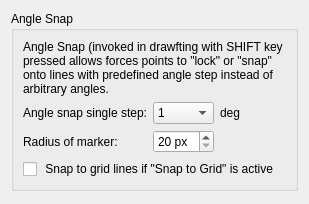
<?xml version="1.0" encoding="UTF-8"?>
<ui version="4.0">
 <class>LC_SettingsPageSnapAngle</class>
 <widget class="QWidget" name="LC_SettingsPageSnapAngle">
  <property name="geometry">
   <rect>
    <x>0</x>
    <y>0</y>
    <width>297</width>
    <height>204</height>
   </rect>
  </property>
  <layout class="QVBoxLayout" name="verticalLayout">
   <item>
    <widget class="QGroupBox" name="groupBox_21">
     <property name="title">
      <string>Angle Snap</string>
     </property>
     <layout class="QGridLayout" name="gridLayout_ang">
      <item row="1" column="1">
       <widget class="QComboBox" name="cbAngleSnapStep">
        <property name="toolTip">
         <string>Angle Step

Angle between steps for Angle Snap (which is usually by corresponding actions if SHIFT is pressed)</string>
        </property>
        <property name="sizeAdjustPolicy">
         <enum>QComboBox::SizeAdjustPolicy::AdjustToContents</enum>
        </property>
        <item>
         <property name="text">
          <string>1</string>
         </property>
        </item>
        <item>
         <property name="text">
          <string>3</string>
         </property>
        </item>
        <item>
         <property name="text">
          <string>5</string>
         </property>
        </item>
        <item>
         <property name="text">
          <string>10</string>
         </property>
        </item>
        <item>
         <property name="text">
          <string>15</string>
         </property>
        </item>
        <item>
         <property name="text">
          <string>18</string>
         </property>
        </item>
        <item>
         <property name="text">
          <string>22.5</string>
         </property>
        </item>
        <item>
         <property name="text">
          <string>30</string>
         </property>
        </item>
        <item>
         <property name="text">
          <string>45</string>
         </property>
        </item>
        <item>
         <property name="text">
          <string>90</string>
         </property>
        </item>
       </widget>
      </item>
      <item row="1" column="3">
       <spacer name="horizontalSpacer_2">
        <property name="orientation">
         <enum>Qt::Orientation::Horizontal</enum>
        </property>
        <property name="sizeHint" stdset="0">
         <size>
          <width>0</width>
          <height>0</height>
         </size>
        </property>
       </spacer>
      </item>
      <item row="2" column="1">
       <widget class="QSpinBox" name="sbAngleSnapMarkRadius">
        <property name="toolTip">
         <string>Angle Snap Mark

When angle snap is active, a marker is shown.
This is a radius of arc within angle snap mark.</string>
        </property>
        <property name="suffix">
         <string> px</string>
        </property>
        <property name="minimum">
         <number>20</number>
        </property>
       </widget>
      </item>
      <item row="3" column="0" colspan="3">
       <widget class="QCheckBox" name="cbAngleSnapToLinesIfGrid">
        <property name="sizePolicy">
         <sizepolicy hsizetype="Preferred" vsizetype="Preferred">
          <horstretch>0</horstretch>
          <verstretch>0</verstretch>
         </sizepolicy>
        </property>
        <property name="toolTip">
         <string>Angle Snap To Grid

If selected and &quot;Snap to Grid&quot; is active, snapping will be performed to &lt;br&gt;closest intersection of angle ray and grid lines.&lt;br&gt;Otherwirse, angle step will be 90 degrees.</string>
        </property>
        <property name="text">
         <string> Snap to grid lines if &quot;Snap to Grid&quot; is active</string>
        </property>
       </widget>
      </item>
      <item row="1" column="0">
       <widget class="QLabel" name="lblAngleSnap">
        <property name="text">
         <string>Angle snap single step:</string>
        </property>
        <property name="buddy">
         <cstring>cbAngleSnapStep</cstring>
        </property>
       </widget>
      </item>
      <item row="2" column="0">
       <widget class="QLabel" name="label_33">
        <property name="text">
         <string>Radius of marker:</string>
        </property>
        <property name="buddy">
         <cstring>sbAngleSnapMarkRadius</cstring>
        </property>
       </widget>
      </item>
      <item row="1" column="2">
       <widget class="QLabel" name="lblAngleSnapUnits">
        <property name="text">
         <string>deg</string>
        </property>
       </widget>
      </item>
      <item row="0" column="0" colspan="4">
       <widget class="QLabel" name="label_2">
        <property name="text">
         <string>Angle Snap (invoked in drawfting with SHIFT key pressed allows forces points to &quot;lock&quot; or &quot;snap&quot; onto lines with predefined angle step instead of arbitrary angles. </string>
        </property>
        <property name="wordWrap">
         <bool>true</bool>
        </property>
       </widget>
      </item>
     </layout>
    </widget>
   </item>
   <item>
    <spacer name="verticalSpacer">
     <property name="orientation">
      <enum>Qt::Orientation::Vertical</enum>
     </property>
     <property name="sizeHint" stdset="0">
      <size>
       <width>0</width>
       <height>0</height>
      </size>
     </property>
    </spacer>
   </item>
  </layout>
 </widget>
 <resources/>
 <connections/>
</ui>
